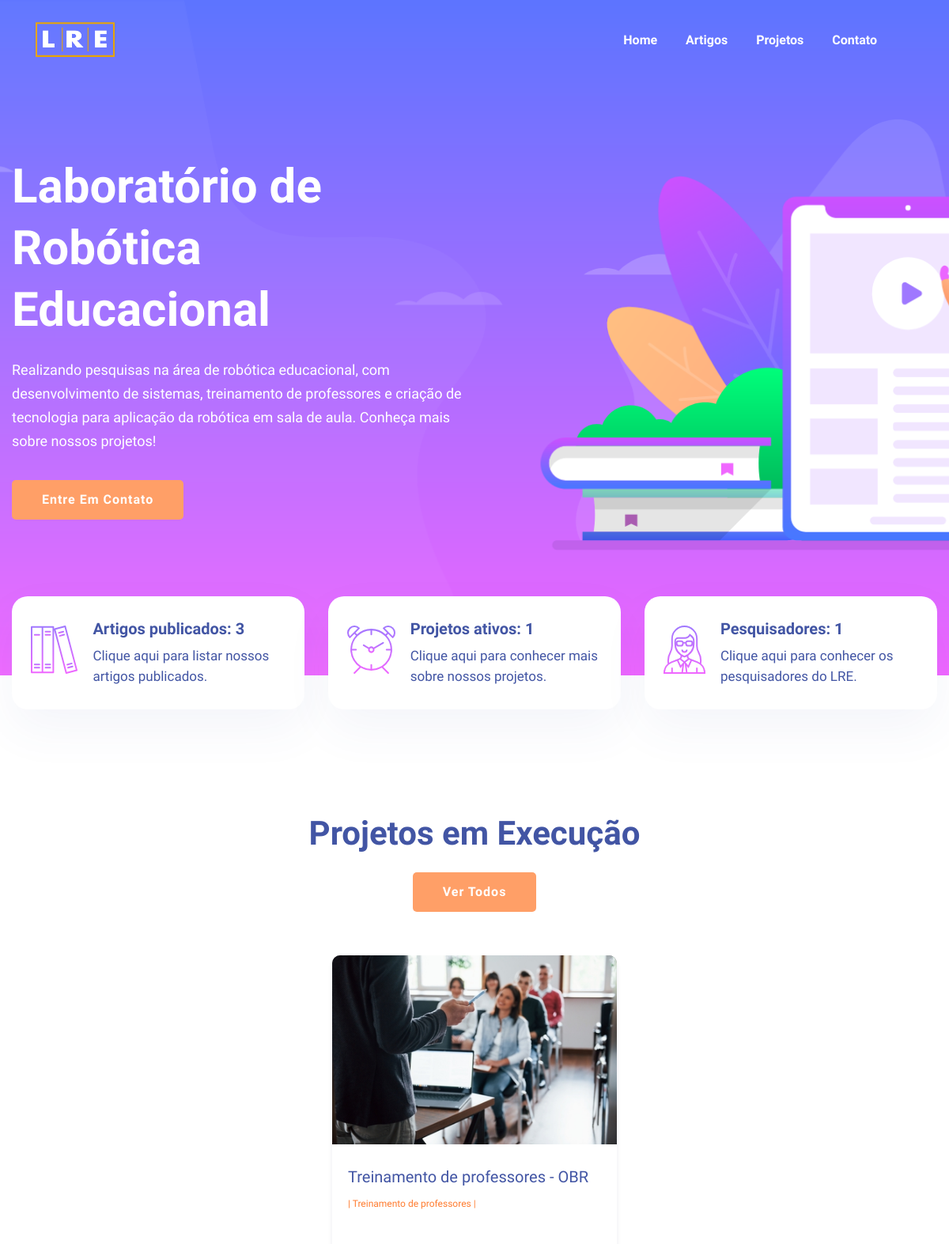
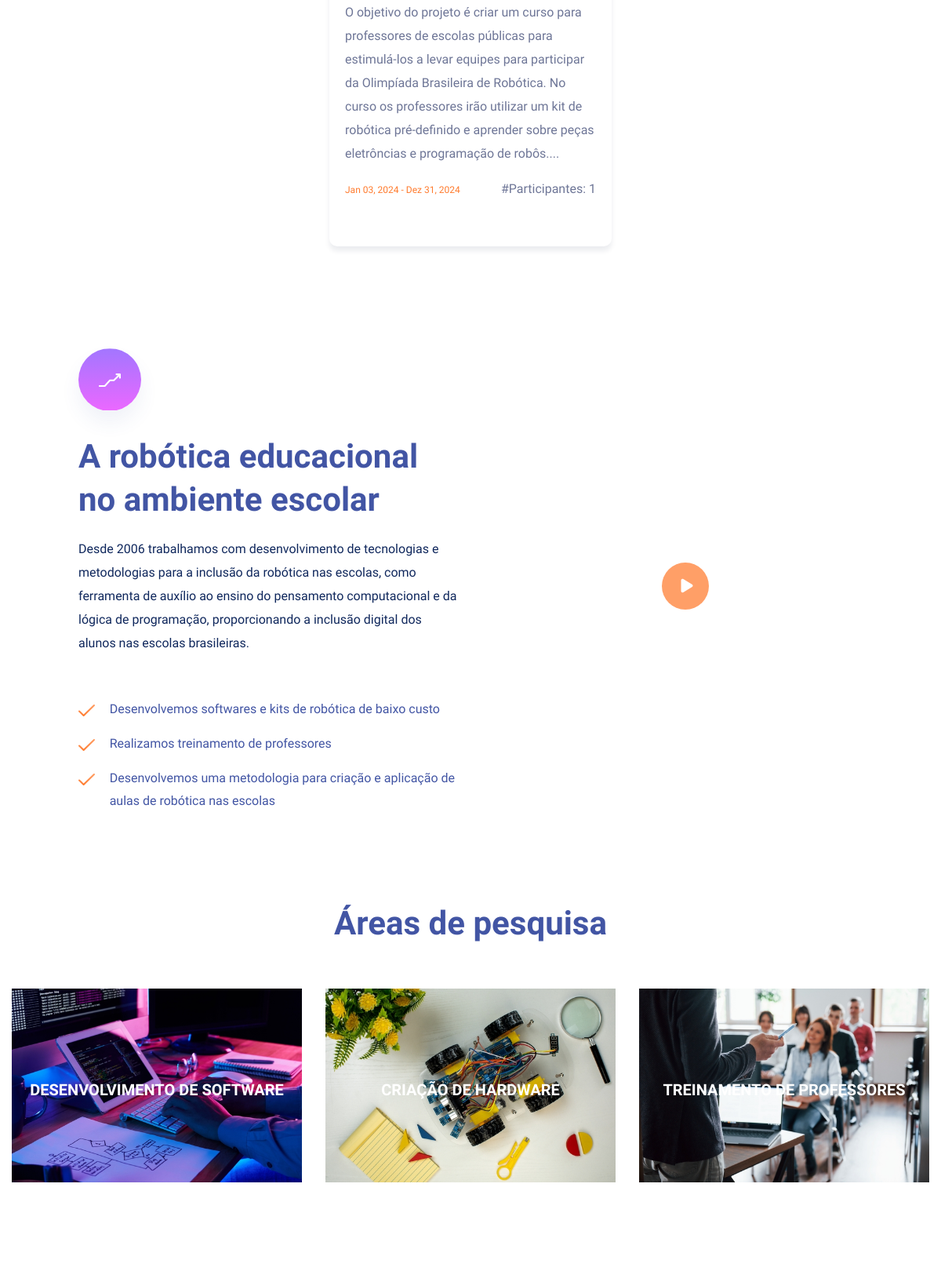
The page / (upper part) on the database its author committed (2 pictures, top to bottom).
### Projeto/models.py (models this page shows, shortened)
class Projeto (models.Model):
    titulo = models.CharField(max_length=1000, null=False, blank=False, verbose_name="Título")
    descricao = models.TextField(null=False, blank=False, verbose_name="Descrição")
    data_inicio = models.DateField(default=date.today, null=False, blank=False, verbose_name="Data de início")
    data_fim = models.DateField(default=date.today, verbose_name="Data de fim")
    participantes = models.ManyToManyField(Pesquisador, through='Participacao')
    areas_pesquisa = models.ManyToManyField(AreaPesquisa, through="AreasPesquisaProjeto")
    foto = models.ImageField(upload_to ='projetos/fotos/', null=-True, blank=True, default='pesquisadores/fotos/default.png')
    class Meta:
        verbose_name = "Projeto"
        verbose_name_plural = "Projetos"

class AreaPesquisa (models.Model):
    nome = models.CharField(max_length=300, null=False, blank=False, verbose_name="Nome")
    status = models.BooleanField(default=True, verbose_name="Status")
    foto = models.ImageField(upload_to ='areas_pesquisa/fotos/', default='pesquisadores/fotos/default.png')
    class Meta:
        verbose_name = "Área de pesquisa"
        verbose_name_plural = "Áreas de pesquisa"

### SiteLRE/views.py (the view)
# urls.py: 2. Add a URL to urlpatterns:  path('', views.home, name='home')
def home(request):
    lista_professores = Pesquisador.objects.filter(tipo='1', ativo=True)
    lista_pesquisadores = Pesquisador.objects.filter(ativo=True)
    lista_projetos = Projeto.objects.all().order_by('-data_fim')[:6]
    lista_artigos = Artigo.objects.all()
    lista_areas_pesquisa = AreaPesquisa.objects.filter(status=True)
    form = ContatoForm()
    informacoes = {
        'lista_professores': lista_professores,
        'lista_pesquisadores': lista_pesquisadores,
        'lista_projetos': lista_projetos,
        'lista_artigos': lista_artigos,
        'lista_areas_pesquisa': lista_areas_pesquisa,
        'form': form
    }
    return render(request, 'index.html', informacoes)

### templates/index.html (shortened to what this page needs)
{% extends "base/base.html" %}
{% load static %}
{% block conteudo %}
<section class="slider-area ">
    <div class="slider-active">
        <div class="single-slider slider-height d-flex align-items-center">
            <div class="container">
                <div class="row">
                    <div class="col-xl-6 col-lg-7 col-md-12">
                        <div class="hero__caption">
                            <h1 data-animation="fadeInLeft" data-delay="0.2s">Laboratório de<br> Robótica Educacional</h1>
                            <p data-animation="fadeInLeft" data-delay="0.4s">
                                Realizando pesquisas na área de robótica educacional, com desenvolvimento de sistemas,
                                treinamento de professores e criação de tecnologia para aplicação da robótica
                                em sala de aula. Conheça mais sobre nossos projetos!</p>
                            <a href="#contato" class="btn hero-btn" data-animation="fadeInLeft" data-delay="0.7s">Entre em Contato</a>
                        </div>
                    </div>
                </div>
            </div>
        </div>
    </div>
</section>
<div class="services-area">
    <div class="container">
        <div class="row justify-content-sm-center">
            <div class="col-lg-4 col-md-6 col-sm-8">
                <div class="single-services mb-30">
                    <div class="features-icon">
                        <img src="{% static 'assets/img/icon/icon1.svg' %}" alt="">
                    </div>
                    <div class="features-caption">
                        <h3>Artigos publicados: {{ lista_artigos|length }}</h3>
                        <a href="{% url 'listar_artigos' %}"><p>Clique aqui para listar nossos artigos publicados.</p></a>
                    </div>
                </div>
            </div>
            <div class="col-lg-4 col-md-6 col-sm-8">
                <div class="single-services mb-30">
                    <div class="features-icon">
                        <img src="{% static 'assets/img/icon/icon3.svg' %}" alt="">
                    </div>
                    <div class="features-caption">
                        <h3>Projetos ativos: {{ lista_projetos|length }}</h3>
                        <a href="{% url 'listar_projetos' %}"><p>Clique aqui para conhecer mais sobre nossos projetos.</p></a>
                    </div>
                </div>
            </div>
            <div class="col-lg-4 col-md-6 col-sm-8">
                <div class="single-services mb-30">
                    <div class="features-icon">
                        <img src="{% static 'assets/img/icon/icon2.svg' %}" alt="">
                    </div>
                    <div class="features-caption">
                        <h3>Pesquisadores: {{ lista_pesquisadores|length }}</h3>
                        <a href="#pesquisadores"><p>Clique aqui para conhecer os pesquisadores do LRE.</p></a>
                    </div>
                </div>
            </div>
        </div>
    </div>
</div>
<div class="courses-area section-padding40 fix">
    <div class="container">
        <div class="row justify-content-center">
            <div class="col-xl-7 col-lg-8">
                <div class="section-tittle text-center mb-55">
                    <h2>Projetos em Execução</h2>
        <a href="{% url 'listar_projetos' %}" class="btn hero-btn align-middle" data-animation="fadeInLeft" data-delay="0.7s">Ver todos</a>
                </div>
            </div>
        </div>
        <div class="courses-actives">
            {% for projeto in lista_projetos %}
                <div class="properties pb-20">
                    <div class="properties__card">
                        <div class="properties__img overlay1">
                                <img src="{{projeto.foto.url}}" alt="" style="max-width: 100%; max-height: 100%; object-fit: cover;">
                        </div>
                        <div class="properties__caption">
                            <h3><a href="#">{{ projeto.titulo }}</a></h3>
                            <div class="properties__footer">
                                <div class="restaurant-name">
                                    <p><span>
                                        {% if projeto.areas_pesquisa.count > 0%}
                                            |
                                        {% endif %}
                                        {% for area in projeto.areas_pesquisa.all %}
                                            {{ area.nome}} |
                                        {% endfor %}
                                    </span></p>
                                </div>
                            </div>
                            <p>{{ projeto.descricao|slice:":300" }}...</p>
                            <div class="properties__footer d-flex justify-content-between align-items-center">
                                <div class="restaurant-name">
                                    <p><span>{{ projeto.data_inicio|date:"M d, Y" }} - {{ projeto.data_fim|date:"M d, Y" }}</span></p>
                                </div>
                                <div class="price restaurant-name">
                                    <p>#Participantes: {{ projeto.participantes.count }}</p>
                                </div>
                            </div>
                        </div>
                    </div>
                </div>
            {% endfor %}
        </div>
    </div>
</div>
<section class="about-area1 fix pt-10">
    <div class="support-wrapper align-items-center">
        <div class="left-content1">
            <div class="about-icon">
                <img src="{% static 'assets/img/icon/about.svg' %}" alt="">
            </div>
            <div class="section-tittle section-tittle2 mb-55">
                <div class="front-text">
                    <h2 class="">A robótica educacional no ambiente escolar</h2>
                    <p>Desde 2006 trabalhamos com desenvolvimento de tecnologias e metodologias para a inclusão
                        da robótica nas escolas, como ferramenta de auxílio ao ensino do pensamento
                        computacional e da lógica de programação, proporcionando a inclusão digital dos alunos
                        nas escolas brasileiras.
                    </p>
                </div>
            </div>
            <div class="single-features">
                <div class="features-icon">
                    <img src="{% static 'assets/img/icon/right-icon.svg' %}" alt="">
                </div>
                <div class="features-caption">
                    <p>Desenvolvemos softwares e kits de robótica de baixo custo
                    </p>
                </div>
            </div>
            <div class="single-features">
                <div class="features-icon">
                    <img src="{% static 'assets/img/icon/right-icon.svg' %}" alt="">
                </div>
                <div class="features-caption">
                    <p>Realizamos treinamento de professores</p>
                </div>
            </div>
            <div class="single-features">
                <div class="features-icon">
                    <img src="{% static 'assets/img/icon/right-icon.svg' %}" alt="">
                </div>
                <div class="features-caption">
                    <p>Desenvolvemos uma metodologia para criação e aplicação de aulas de robótica nas escolas</p>
                </div>
            </div>
        </div>
        <div class="right-content1">
            <div class="right-img">
                <div class="video-icon" >
                    <a class="popup-video btn-icon" href="https://www.youtube.com/@natalnet"><i class="fas fa-play"></i></a>
                </div>
            </div>
        </div>
    </div>
</section>
<div class="topic-area section-padding40">
    <div class="container">
        <div class="row justify-content-center">
            <div class="col-xl-7 col-lg-8">
                <div class="section-tittle text-center mb-55">
                    <h2>Áreas de pesquisa</h2>
                </div>
            </div>
        </div>
        <div class="row">
            {% for area in lista_areas_pesquisa %}
                {% if lista_areas_pesquisa|length|divisibleby:4 %}
                <div class="col-lg-3 col-md-4 col-sm-6">
                {% elif lista_areas_pesquisa|length|divisibleby:3 %}
                <div class="col-lg-4 col-md-4 col-sm-6">
                {% elif lista_areas_pesquisa|length < 3 %}
                <div class="col-lg-2 col-md-4 col-sm-6">
                {% else %}
                <div class="col-lg-3 col-md-4 col-sm-6">
                {% endif %}
                    <div class="single-topic text-center mb-30">
                        <div class="topic-img">
                            <img src="{{area.foto.url}}" alt="" style="max-width: 100%; max-height: 100%; object-fit: cover;">
                            <div class="topic-content-box">
                                <div class="topic-content">
                                    <h3><a href="{% url 'listar_projetos' %}?areas_pesquisa={{area.nome}}">{{area.nome}}</a></h3>
                                </div>
                            </div>
                        </div>
                    </div>
                </div>
            {% endfor %}
        </div>
    </div>
</div>
{% endblock %}

### rows shown on the page
Projeto: foto (picture), titulo "Treinamento de professores - OBR", descricao "O objetivo do projeto é criar um curso para professores de escolas públicas para estimulá-los a levar equipes para participar da Olimpíada Brasileira de Robótica. No curso os professores irão utilizar um kit de robótica pré-definido e aprender sobre peças eletrôncias e programação de robôs.", data_inicio "Jan 03, 2024", data_fim "Dez 31, 2024", participantes.count "1"
AreaPesquisa: nome "Treinamento de professores", foto (picture), nome "TREINAMENTO DE PROFESSORES"
AreaPesquisa: foto (picture), nome "DESENVOLVIMENTO DE SOFTWARE"
AreaPesquisa: foto (picture), nome "CRIAÇÃO DE HARDWARE"

### other values the page prints
{{ lista_artigos|length }} "3"
{{ lista_projetos|length }} "1"
{{ lista_pesquisadores|length }} "1"
